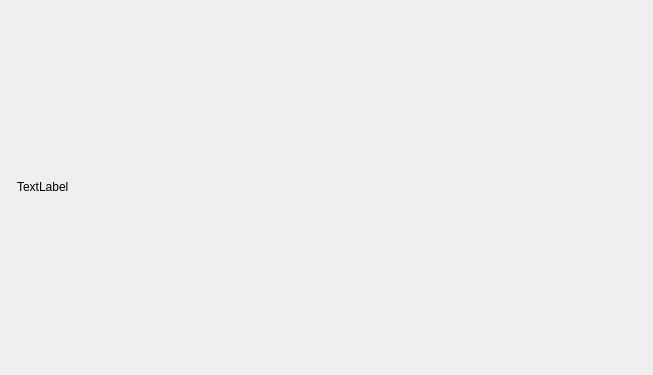
<?xml version="1.0" encoding="UTF-8"?>
<ui version="4.0">
 <class>Form</class>
 <widget class="QWidget" name="Form">
  <property name="geometry">
   <rect>
    <x>0</x>
    <y>0</y>
    <width>653</width>
    <height>375</height>
   </rect>
  </property>
  <property name="windowTitle">
   <string>Form</string>
  </property>
  <layout class="QHBoxLayout" name="horizontalLayout_2">
   <item>
    <layout class="QHBoxLayout" name="horizontalLayout" stretch="0,0">
     <item>
      <widget class="SvgWidget" name="value">
       <property name="sizePolicy">
        <sizepolicy hsizetype="Fixed" vsizetype="Fixed">
         <horstretch>0</horstretch>
         <verstretch>0</verstretch>
        </sizepolicy>
       </property>
       <property name="toolTip">
        <string>SVG with utility</string>
       </property>
       <property name="whatsThis">
        <string>An SvgWidget</string>
       </property>
       <property name="main_element" stdset="0">
        <string/>
       </property>
      </widget>
     </item>
     <item>
      <widget class="QLabel" name="label">
       <property name="sizePolicy">
        <sizepolicy hsizetype="MinimumExpanding" vsizetype="Fixed">
         <horstretch>0</horstretch>
         <verstretch>0</verstretch>
        </sizepolicy>
       </property>
       <property name="text">
        <string>TextLabel</string>
       </property>
       <property name="alignment">
        <set>Qt::AlignLeading|Qt::AlignLeft|Qt::AlignVCenter</set>
       </property>
      </widget>
     </item>
    </layout>
   </item>
  </layout>
 </widget>
 <customwidgets>
  <customwidget>
   <class>SvgWidget</class>
   <extends>QWidget</extends>
   <header>epyq.svgwidget</header>
  </customwidget>
 </customwidgets>
 <resources/>
 <connections/>
</ui>
